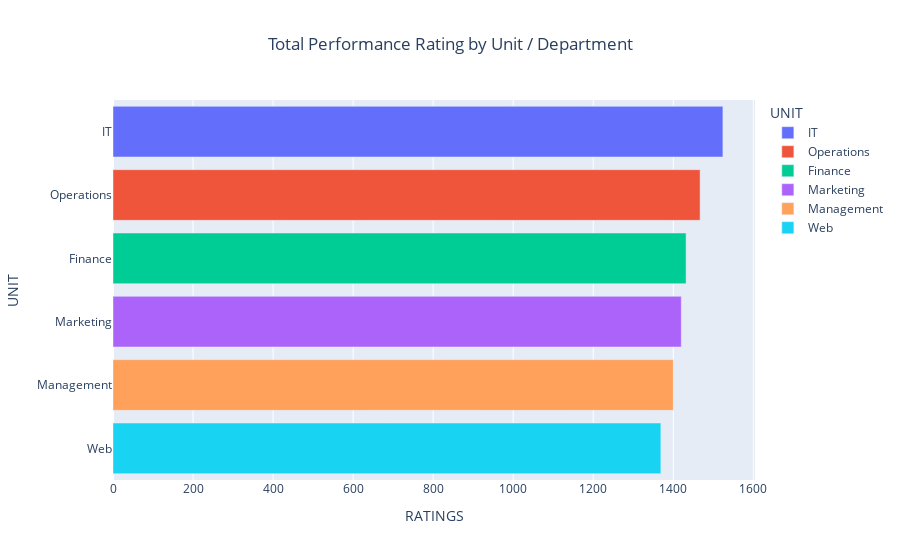

This figure's notebook cell:
### Markdown cell above
### Performance Rating by Unit / Department

### Code cell
df_grouped = df.groupby('UNIT')['RATINGS'].sum().reset_index()
df_grouped = df_grouped.sort_values('RATINGS', ascending=False)

fig = px.bar(df_grouped, x='RATINGS', y='UNIT',
             title='Total Performance Rating by Unit / Department',
             color='UNIT',
             color_continuous_scale='Magenta')
fig.update_layout(title_x = 0.5)
fig.show()

### Figure 1 — Plotly figure (JSON) as saved in the notebook; plotly's stock layout.template omitted (floating-point values rounded to 4 significant figures)
{"data": [{"alignmentgroup": "True", "hovertemplate": "UNIT=%{y}<br>RATINGS=%{x}<extra></extra>", "legendgroup": "IT", "marker": {"color": "#636efa", "pattern": {"shape": ""}}, "name": "IT", "offsetgroup": "IT", "orientation": "h", "showlegend": true, "textposition": "auto", "type": "bar", "x": [1524], "xaxis": "x", "y": ["IT"], "yaxis": "y"}, {"alignmentgroup": "True", "hovertemplate": "UNIT=%{y}<br>RATINGS=%{x}<extra></extra>", "legendgroup": "Operations", "marker": {"color": "#EF553B", "pattern": {"shape": ""}}, "name": "Operations", "offsetgroup": "Operations", "orientation": "h", "showlegend": true, "textposition": "auto", "type": "bar", "x": [1467], "xaxis": "x", "y": ["Operations"], "yaxis": "y"}, {"alignmentgroup": "True", "hovertemplate": "UNIT=%{y}<br>RATINGS=%{x}<extra></extra>", "legendgroup": "Finance", "marker": {"color": "#00cc96", "pattern": {"shape": ""}}, "name": "Finance", "offsetgroup": "Finance", "orientation": "h", "showlegend": true, "textposition": "auto", "type": "bar", "x": [1432], "xaxis": "x", "y": ["Finance"], "yaxis": "y"}, {"alignmentgroup": "True", "hovertemplate": "UNIT=%{y}<br>RATINGS=%{x}<extra></extra>", "legendgroup": "Marketing", "marker": {"color": "#ab63fa", "pattern": {"shape": ""}}, "name": "Marketing", "offsetgroup": "Marketing", "orientation": "h", "showlegend": true, "textposition": "auto", "type": "bar", "x": [1420], "xaxis": "x", "y": ["Marketing"], "yaxis": "y"}, {"alignmentgroup": "True", "hovertemplate": "UNIT=%{y}<br>RATINGS=%{x}<extra></extra>", "legendgroup": "Management", "marker": {"color": "#FFA15A", "pattern": {"shape": ""}}, "name": "Management", "offsetgroup": "Management", "orientation": "h", "showlegend": true, "textposition": "auto", "type": "bar", "x": [1400], "xaxis": "x", "y": ["Management"], "yaxis": "y"}, {"alignmentgroup": "True", "hovertemplate": "UNIT=%{y}<br>RATINGS=%{x}<extra></extra>", "legendgroup": "Web", "marker": {"color": "#19d3f3", "pattern": {"shape": ""}}, "name": "Web", "offsetgroup": "Web", "orientation": "h", "showlegend": true, "textposition": "auto", "type": "bar", "x": [1369], "xaxis": "x", "y": ["Web"], "yaxis": "y"}], "layout": {"barmode": "relative", "legend": {"title": {"text": "UNIT"}, "tracegroupgap": 0}, "title": {"text": "Total Performance Rating by Unit / Department", "x": 0.5}, "xaxis": {"anchor": "y", "domain": [0, 1], "title": {"text": "RATINGS"}}, "yaxis": {"anchor": "x", "categoryarray": ["Web", "Management", "Marketing", "Finance", "Operations", "IT"], "categoryorder": "array", "domain": [0, 1], "title": {"text": "UNIT"}}}}
